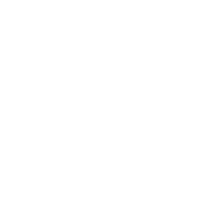
Frame 1 (no input)
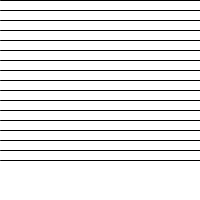
Frame 60 (the mouse pressed at the canvas centre just before this capture)
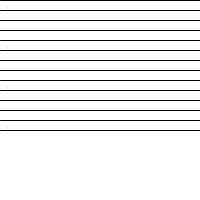
Frame 120 (the mouse held since frame 60 and released just before this capture)

The Processing sketch that drew these frames (run headless with seeded random() and noise(); from frame 60 on, the mouse is pressed at the canvas centre):

// Processing sketch: exercise_6_5_one_line_at_a_time
// ── exercise_6_5_one_line_at_a_time.pde
// Learning Processing
// Daniel Shiffman
// http://www.learningprocessing.com

// Exercise 6-5: It is possible to achieve the effect of 
// rendering one line at a time using a for loop. 
// See if you can figure out how this is done. 
// Part of the code is below.

// A variable that controls how much of the loop we do
int endY;

void setup() {
  size(200, 200);
  frameRate(5);
  endY = 0;
}

void draw() {
  background(255);
  // y goes from 0 to whatever endY is
  for (int y = 0; y < endY; y += 10) {
    stroke(0);
    line(0, y, width, y);
  }

  // Increment endY
  endY += 10;

  // reset endY back to 0 if it gets to the end
  if (endY > height) {
    endY = 0;
  }
}
